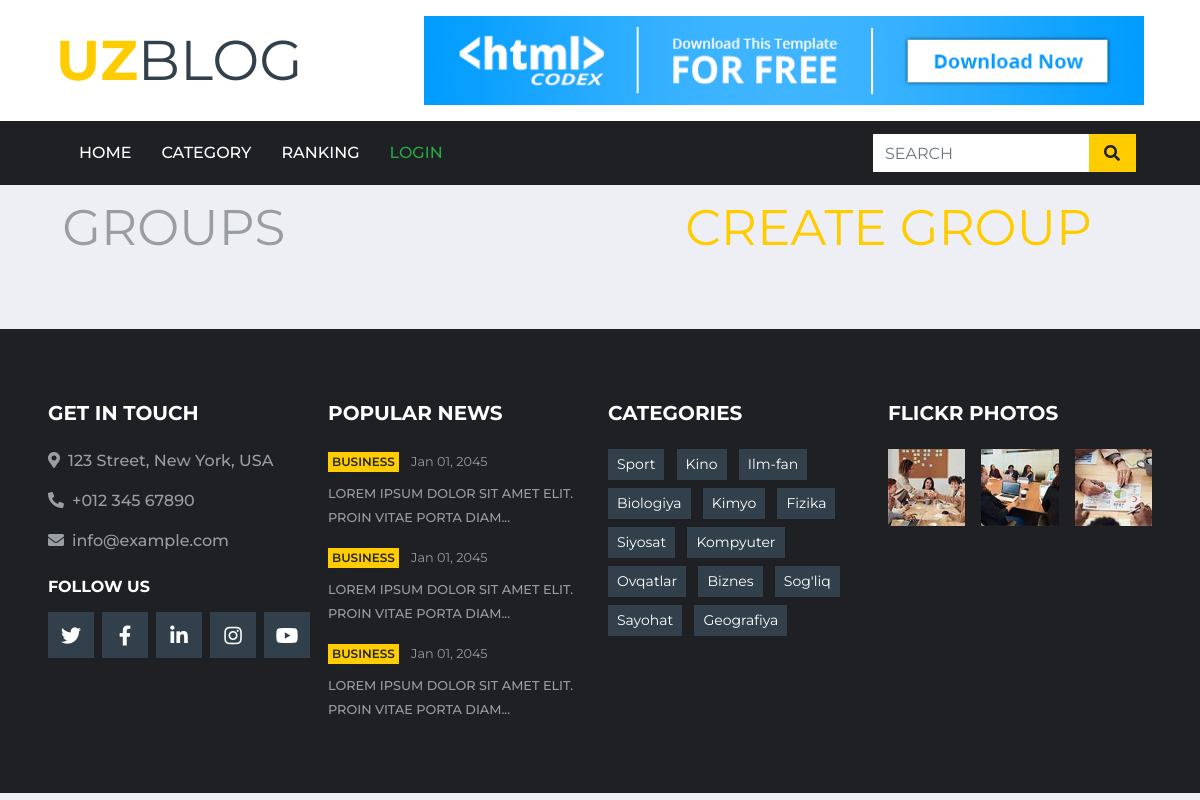
The app's page /groups/ with its own data.
### blog/models.py (models this page shows, shortened)
class Category(models.Model):
    title = models.CharField(max_length=100, verbose_name='Category')
    slug = models.SlugField(blank=True, verbose_name="Slug")
    image = models.ImageField(blank=True, null=True, verbose_name='Image')
    objects = models.Manager()
    class Meta:
        verbose_name = 'Category'
        verbose_name_plural = 'Categories'

### blog/views.py (the view)
# urls.py: path('groups/', groups, name='groups'),
def groups(request):
    len_member = {}
    groupss = []
    group = Group.objects.all()
    for i in group:
        len_member[i.group_name] = len(i.Members.all())
        for j in i.Members.all():
            if request.user == j.user:
                groupss.append(i)
    context = {
        'groups': groupss,
        'title': 'Group',
        'len_member': len_member
    }
    return render(request, 'groups.html', context)

### blog/templatetags/blog_tags.py (called while the page is built)
@register.simple_tag()
def get_categories():
    return Category.objects.all()

### blog/templates/groups.html (shortened to what this page needs)
{% extends 'base.html' %}
{% block main %}
    <div class="container-fluid d-flex justify-content-end">
        <p style="font-size:50px; margin-top:40px; margin-right:400px" class="text-center text-bold-medium">GROUPS</p>
        <p style="font-size:50px; margin-top:40px; margin-right:100px" class="text-center text-bold-medium"><a
                href="{% url 'create_group' %}">CREATE GROUP</a></p>
    </div>
{% endblock main %}

### templates/components/footer.html (shortened to what this page needs)
{% if title != 'CHAT' %}
{% load blog_tags %}
{% load static %}
{% get_categories as categories %}
{% if title != channel.channel_name %}
<div class="container-fluid bg-dark pt-5 px-sm-3 px-md-5 mt-5">
    <div class="row py-4">
        <div class="col-lg-3 col-md-6 mb-5">
            <h5 class="mb-4 text-white text-uppercase font-weight-bold">Get In Touch</h5>
            <p class="font-weight-medium"><i class="fa fa-map-marker-alt mr-2"></i>123 Street, New York, USA</p>
            <p class="font-weight-medium"><i class="fa fa-phone-alt mr-2"></i>+012 345 67890</p>
            <p class="font-weight-medium"><i class="fa fa-envelope mr-2"></i>info@example.com</p>
            <h6 class="mt-4 mb-3 text-white text-uppercase font-weight-bold">Follow Us</h6>
            <div class="d-flex justify-content-start">
                <a class="btn btn-lg btn-secondary btn-lg-square mr-2" href="#"><i class="fab fa-twitter"></i></a>
                <a class="btn btn-lg btn-secondary btn-lg-square mr-2" href="#"><i class="fab fa-facebook-f"></i></a>
                <a class="btn btn-lg btn-secondary btn-lg-square mr-2" href="#"><i class="fab fa-linkedin-in"></i></a>
                <a class="btn btn-lg btn-secondary btn-lg-square mr-2" href="#"><i class="fab fa-instagram"></i></a>
                <a class="btn btn-lg btn-secondary btn-lg-square" href="#"><i class="fab fa-youtube"></i></a>
            </div>
        </div>
        <div class="col-lg-3 col-md-6 mb-5">
            <h5 class="mb-4 text-white text-uppercase font-weight-bold">Popular News</h5>
            <div class="mb-3">
                <div class="mb-2">
                    <a class="badge badge-primary text-uppercase font-weight-semi-bold p-1 mr-2" href="">Business</a>
                    <a class="text-body" href=""><small>Jan 01, 2045</small></a>
                </div>
                <a class="small text-body text-uppercase font-weight-medium" href="">Lorem ipsum dolor sit amet elit.
                    Proin vitae porta diam...</a>
            </div>
            <div class="mb-3">
                <div class="mb-2">
                    <a class="badge badge-primary text-uppercase font-weight-semi-bold p-1 mr-2" href="">Business</a>
                    <a class="text-body" href=""><small>Jan 01, 2045</small></a>
                </div>
                <a class="small text-body text-uppercase font-weight-medium" href="">Lorem ipsum dolor sit amet elit.
                    Proin vitae porta diam...</a>
            </div>
            <div class="">
                <div class="mb-2">
                    <a class="badge badge-primary text-uppercase font-weight-semi-bold p-1 mr-2" href="">Business</a>
                    <a class="text-body" href=""><small>Jan 01, 2045</small></a>
                </div>
                <a class="small text-body text-uppercase font-weight-medium" href="">Lorem ipsum dolor sit amet elit.
                    Proin vitae porta diam...</a>
            </div>
        </div>
        <div class="col-lg-3 col-md-6 mb-5">
            <h5 class="mb-4 text-white text-uppercase font-weight-bold">Categories</h5>
            <div class="m-n1">
                {% for category in categories %}
                <a href="{% url 'category_page' category.slug %}" class="btn btn-sm btn-secondary m-1">{{ category.title }}</a>
                {% endfor %}
            </div>
        </div>
        <div class="col-lg-3 col-md-6 mb-5">
            <h5 class="mb-4 text-white text-uppercase font-weight-bold">Flickr Photos</h5>
            <div class="row">
                {% load static %}
                <div class="col-4 mb-3">
                    <a href=""><img class="w-100" src="{% static 'blog/img/news-110x110-1.jpg' %}" alt=""></a>
                </div>
                <div class="col-4 mb-3">
                    <a href=""><img class="w-100" src="{% static 'blog/img/news-110x110-2.jpg' %}" alt=""></a>
                </div>
                <div class="col-4 mb-3">
                    <a href=""><img class="w-100" src="{% static 'blog/img/news-110x110-3.jpg' %}" alt=""></a>
                </div>
            </div>
        </div>
    </div>
</div>
{% endif %}
{% endif %}

### records on screen
Category: title "Sport"
Category: title "Kino"
Category: title "Ilm-fan"
Category: title "Biologiya"
Category: title "Kimyo"
Category: title "Fizika"
Category: title "Siyosat"
Category: title "Kompyuter"
Category: title "Ovqatlar"
Category: title "Biznes"
Category: title "Sog'liq"
Category: title "Sayohat"
Category: title "Geografiya"
